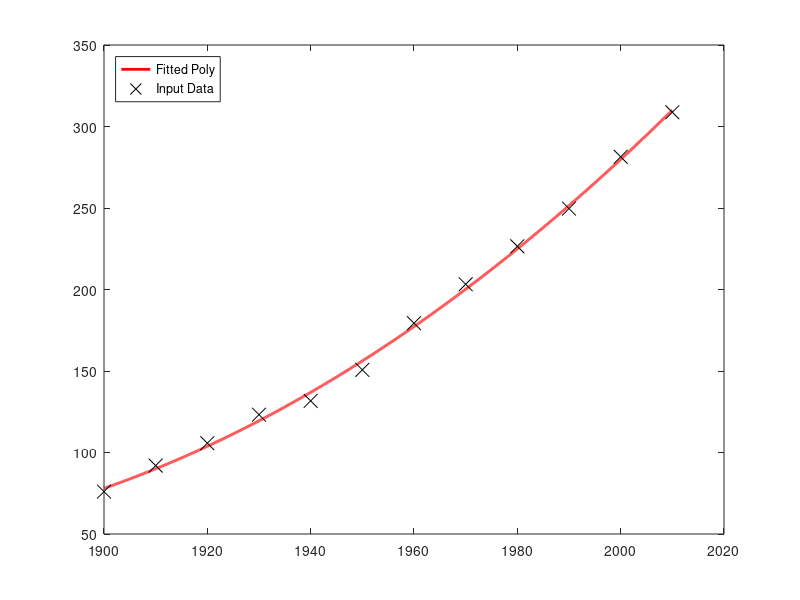

Write the MATLAB code that produced this figure.
% CPS 843 Assignment 3
% Udbhav Prasad - 500909034

% -----------------------Part 1 - Problem 5-----------------------

data=[ 1900 75.995;
       1910 91.972;
       1920 105.711;
       1930 123.203;
       1940 131.669;
       1950 150.697;
       1960 179.323;
       1970 203.212;
       1980 226.505;
       1990 249.633;
       2000 281.422;
       2010 308.748;];
   
g=[data(:,1)];
tMeasured=[data(:,2)];
a=polyfit(g, tMeasured, 2);

gModel=min(g):0.01:max(g);
tModelled=polyval(a, gModel);

fittedDates = [2020];
fittedY = polyval(a, fittedDates);
disp(fittedY);

figure
plot(gModel,tModelled,'r-','LineWidth',2);
hold on
plot(g,tMeasured,'kx','MarkerSize',10)
legend('Fitted Poly','Input Data','Location','NorthWest');

% -----------------------Part 2 - Problem 1-----------------------


